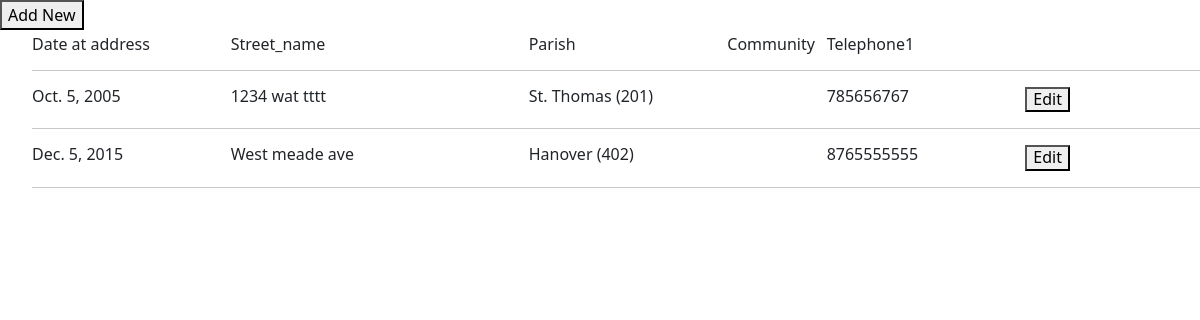
/client/address_list/1/, run on the app's committed database.
### tb_app/models.py (models this page shows, shortened)
class Address(TSIS2BaseModel):
    client = models.ForeignKey("Client", blank=False, null=False, on_delete=models.PROTECT)
    date_at_address = models.DateField(blank=False, null=False)
    street_name = models.CharField(max_length=255, blank=True, null=True)
    landmark = models.CharField(max_length=255, blank=True, null=True)
    parish = models.ForeignKey("Parish", blank=False, null=False, on_delete=models.PROTECT)
    community = models.CharField(max_length=255, blank=True, null=True)
    telephone_cell1 = models.CharField(max_length=255, blank=True, null=True)
    telephone_cell2 = models.CharField(max_length=255, blank=True, null=True)
    notes = models.TextField(blank=True, null=True)

class Parish(TSIS2BaseModel):
    region  = models.ForeignKey("RegionCode", blank=False, null=False, on_delete=models.PROTECT)
    name = models.CharField(max_length=255, blank=False, null=False)
    code = models.CharField(max_length=255, blank=False, null=False)
    abbreviation = models.CharField(max_length=10, blank=False, null=False, default="Unk")
    def __str__(self):
        return "%s (%s)" % (self.name, self.code)

### tb_app/views.py (the view)
# urls.py: path('address_list/<int:client_id>/', address_list, name='address_list'),
def address_list(request, client_id):
    client = get_object_or_404(Client, pk=client_id)
    addresses = Address.objects.filter(client_id=client_id)
    return render(request, 'address_list.html', {'addresses': addresses, 'client_id': client_id})

### tb_app/base_model.py (called while the page is built)
    def get_queryset(self):
        if self.include_deleted:
            return TSIS2BaseQuerySet(self.model)
        return TSIS2BaseQuerySet(self.model).filter(deleted_at=None)

### tb_app/templates/address_list.html (shortened to what this page needs)
{% load widget_tweaks %}
{% load bootstrap5 %}
{% bootstrap_css %}
{% load crispy_forms_tags %}
</head>
{% block content %}
<div class="col-md-4">  <button onclick="popup2({{ client.id }})">Add New</button>  </div>
<ul>
  <b><div class="row h6">
    <div class="col-md-2"> Date at address </div>
    <div class="col-md-3">   Street_name</div>
    <div class="col-md-2">  Parish </div>
    <div class="col-md-1"> Community </div>
    <div class="col-md-1"> Telephone1 </div>
    <div class="col-md-1">  </div>
  </div> </b>
<hr>
{% for address in addresses %}
<div class="row h6">
    <div class="col-md-2">  {{ address.date_at_address }}</div>
    <div class="col-md-3">  {{ address.street_name }}</div>
    <div class="col-md-2">  {{ address.parish }}</div>
    <div class="col-md-1">  {{ address.community1 }}</div>
    <div class="col-md-1">  {{ address.telephone_cell1 }}</div>
    <div class="col-md-1">  </div>
    <div class="col-md-1"> <button onclick="popup({{ address.id }})">Edit</button>  </div>
  </div>
  <hr>
{% empty %}
<p style="font-size:12px; "> No data found - Click <b>'Add New'</b> to create new record </p>
{% endfor %}
</ul>
{% endblock %}

### tb_app/templates/address_list.html (style rules this page uses)
.row { margin-bottom: 5px; margin-top: 5px; }

### data on the page
Address: date_at_address "Oct. 5, 2005", street_name "1234 wat tttt", parish "St. Thomas (201)", telephone_cell1 "785656767"
Address: date_at_address "Dec. 5, 2015", street_name "West meade ave", parish "Hanover (402)", telephone_cell1 "8765555555"
